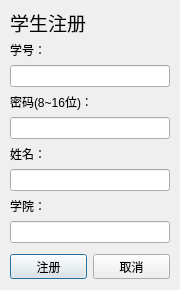
<?xml version="1.0" encoding="UTF-8"?>
<ui version="4.0">
 <class>Register_Dialog</class>
 <widget class="QDialog" name="Register_Dialog">
  <property name="geometry">
   <rect>
    <x>0</x>
    <y>0</y>
    <width>180</width>
    <height>290</height>
   </rect>
  </property>
  <property name="windowTitle">
   <string>Register</string>
  </property>
  <widget class="QLabel" name="label_std_num_legal">
   <property name="geometry">
    <rect>
     <x>100</x>
     <y>40</y>
     <width>54</width>
     <height>12</height>
    </rect>
   </property>
   <property name="text">
    <string/>
   </property>
  </widget>
  <widget class="QWidget" name="verticalLayoutWidget">
   <property name="geometry">
    <rect>
     <x>10</x>
     <y>10</y>
     <width>160</width>
     <height>269</height>
    </rect>
   </property>
   <layout class="QVBoxLayout" name="verticalLayout" stretch="1,0,1,1,1,0,0,1,1,0,1">
    <item>
     <widget class="QLabel" name="label">
      <property name="font">
       <font>
        <family>Microsoft YaHei UI</family>
        <pointsize>14</pointsize>
        <weight>50</weight>
        <bold>false</bold>
       </font>
      </property>
      <property name="text">
       <string>学生注册</string>
      </property>
     </widget>
    </item>
    <item>
     <layout class="QHBoxLayout" name="horizontalLayout_2" stretch="2,5">
      <item>
       <widget class="QLabel" name="label_3">
        <property name="font">
         <font>
          <family>Microsoft YaHei UI</family>
         </font>
        </property>
        <property name="text">
         <string>学号：</string>
        </property>
       </widget>
      </item>
      <item>
       <widget class="QLabel" name="label_inf">
        <property name="font">
         <font>
          <family>Microsoft YaHei UI</family>
         </font>
        </property>
        <property name="text">
         <string/>
        </property>
       </widget>
      </item>
     </layout>
    </item>
    <item>
     <widget class="QLineEdit" name="lineEdit_std_num"/>
    </item>
    <item>
     <widget class="QLabel" name="label_2">
      <property name="font">
       <font>
        <family>Microsoft YaHei UI</family>
       </font>
      </property>
      <property name="text">
       <string>密码(8~16位)：</string>
      </property>
     </widget>
    </item>
    <item>
     <widget class="QLineEdit" name="lineEdit_pw"/>
    </item>
    <item>
     <widget class="QLabel" name="label_5">
      <property name="font">
       <font>
        <family>Microsoft YaHei UI</family>
       </font>
      </property>
      <property name="text">
       <string>姓名：</string>
      </property>
     </widget>
    </item>
    <item>
     <widget class="QLineEdit" name="lineEdit_std_name"/>
    </item>
    <item>
     <widget class="QLabel" name="label_4">
      <property name="font">
       <font>
        <family>Microsoft YaHei UI</family>
       </font>
      </property>
      <property name="text">
       <string>学院：</string>
      </property>
     </widget>
    </item>
    <item>
     <widget class="QLineEdit" name="lineEdit_std_college"/>
    </item>
    <item>
     <spacer name="horizontalSpacer">
      <property name="orientation">
       <enum>Qt::Horizontal</enum>
      </property>
      <property name="sizeHint" stdset="0">
       <size>
        <width>40</width>
        <height>5</height>
       </size>
      </property>
     </spacer>
    </item>
    <item>
     <layout class="QHBoxLayout" name="horizontalLayout">
      <item>
       <widget class="QPushButton" name="pushButton_register1">
        <property name="font">
         <font>
          <family>Microsoft YaHei UI</family>
         </font>
        </property>
        <property name="text">
         <string>注册</string>
        </property>
       </widget>
      </item>
      <item>
       <widget class="QPushButton" name="pushButton_return1">
        <property name="font">
         <font>
          <family>Microsoft YaHei UI</family>
         </font>
        </property>
        <property name="text">
         <string>取消</string>
        </property>
       </widget>
      </item>
     </layout>
    </item>
   </layout>
  </widget>
 </widget>
 <resources/>
 <connections/>
</ui>
